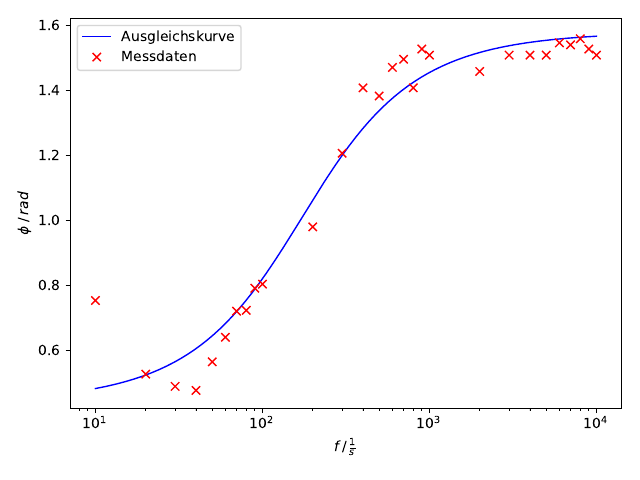

Write Python code to recreate this figure.
import numpy as np
from uncertainties import ufloat
import matplotlib.pyplot as plt
from scipy.optimize import curve_fit

f, y = np.genfromtxt('mess3.txt', unpack=True)

T = 1/f 
y1 = y*1e-3
phi = (y1/T)*2*np.pi

v=f

def f (x, a, m, b):
    return a*np.arctan(m*x)+b

params, covariance_matrix = curve_fit(f, v, phi)
x_plot = np.linspace(10, 10**4, 1000000)
plt.plot(x_plot, f(x_plot, params[0], params[1], params[2]), 'b-', label=r'Ausgleichskurve', linewidth=1)

errors = np.sqrt(np.diag(covariance_matrix))

print('a = {:.10f} ± {:.10f}'.format(params[0], errors[0]))
print('b = {:.4f} ± {:.5f}'.format(params[1], errors[1]))
print('c = {:.4f} ± {:.5f}'.format(params[2], errors[2]))

plt.plot(v, phi, 'rx', label='Messdaten')
plt.xscale('log')
plt.xlabel(r'$f \: / \: \frac{1}{s}$')
plt.ylabel(r'$\phi \: / \: rad$')
plt.legend(loc='best')

plt.tight_layout()
plt.savefig('plot3.pdf')